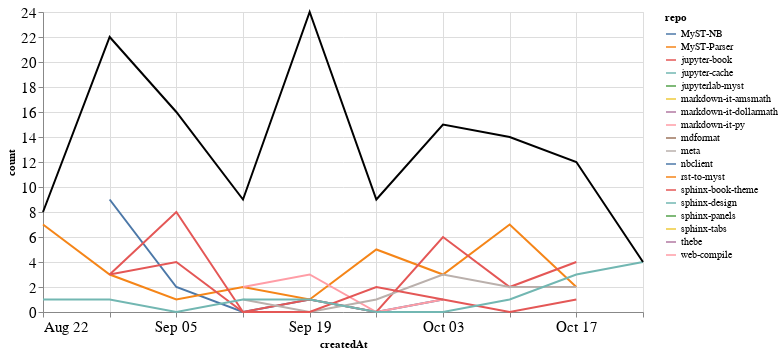

The cell this chart's notebook holds for it:
### Markdown cell above
### Comments

### Code cell
comments_time = comments.groupby('repo').resample('W', on='createdAt').count()['author'].reset_index()
comments_time = comments_time.rename(columns={'author': 'count'})
comments_time_total = comments_time.groupby('createdAt').agg({"count": "sum"}).reset_index()
ch1 = alt.Chart(comments_time, width=600).mark_line().encode(
    x='createdAt',
    y='count',
    color='repo',
    tooltip="repo"
)

ch2 = alt.Chart(comments_time_total, width=600).mark_line(color="black").encode(
    x='createdAt',
    y='count',
)

ch1 + ch2

### Figure 1 — Vega-Lite specification as saved in the notebook (floating-point values rounded to 4 significant figures)
{"config": {"axisLeft": {"labelFontSize": 15}, "axisBottom": {"labelFontSize": 15}}, "layer": [{"data": {"name": "data-11a50cc8e5d44b271a29f51fd23937cb"}, "mark": "line", "encoding": {"color": {"type": "nominal", "field": "repo"}, "tooltip": {"type": "nominal", "field": "repo"}, "x": {"type": "temporal", "field": "createdAt"}, "y": {"type": "quantitative", "field": "count"}}, "width": 600}, {"data": {"name": "data-94bc884544d2f61707dac4260a95e321"}, "mark": {"type": "line", "color": "black"}, "encoding": {"x": {"type": "temporal", "field": "createdAt"}, "y": {"type": "quantitative", "field": "count"}}, "width": 600}], "$schema": "https://vega.github.io/schema/vega-lite/v4.8.1.json", "datasets": {"data-11a50cc8e5d44b271a29f51fd23937cb": [{"repo": "MyST-NB", "createdAt": "2021-08-29T00:00:00", "count": 9}, {"repo": "MyST-NB", "createdAt": "2021-09-05T00:00:00", "count": 2}, {"repo": "MyST-NB", "createdAt": "2021-09-12T00:00:00", "count": 0}, {"repo": "MyST-NB", "createdAt": "2021-09-19T00:00:00", "count": 1}, {"repo": "MyST-NB", "createdAt": "2021-09-26T00:00:00", "count": 0}, {"repo": "MyST-NB", "createdAt": "2021-10-03T00:00:00", "count": 1}, {"repo": "MyST-Parser", "createdAt": "2021-08-22T00:00:00", "count": 7}, {"repo": "MyST-Parser", "createdAt": "2021-08-29T00:00:00", "count": 3}, {"repo": "MyST-Parser", "createdAt": "2021-09-05T00:00:00", "count": 1}, {"repo": "MyST-Parser", "createdAt": "2021-09-12T00:00:00", "count": 2}, {"repo": "MyST-Parser", "createdAt": "2021-09-19T00:00:00", "count": 1}, {"repo": "MyST-Parser", "createdAt": "2021-09-26T00:00:00", "count": 5}, {"repo": "MyST-Parser", "createdAt": "2021-10-03T00:00:00", "count": 3}, {"repo": "MyST-Parser", "createdAt": "2021-10-10T00:00:00", "count": 7}, {"repo": "MyST-Parser", "createdAt": "2021-10-17T00:00:00", "count": 2}, {"repo": "jupyter-book", "createdAt": "2021-08-29T00:00:00", "count": 3}, {"repo": "jupyter-book", "createdAt": "2021-09-05T00:00:00", "count": 8}, {"repo": "jupyter-book", "createdAt": "2021-09-12T00:00:00", "count": 0}, {"repo": "jupyter-book", "createdAt": "2021-09-19T00:00:00", "count": 1}, {"repo": "jupyter-book", "createdAt": "2021-09-26T00:00:00", "count": 0}, {"repo": "jupyter-book", "createdAt": "2021-10-03T00:00:00", "count": 6}, {"repo": "jupyter-book", "createdAt": "2021-10-10T00:00:00", "count": 2}, {"repo": "jupyter-book", "createdAt": "2021-10-17T00:00:00", "count": 4}, {"repo": "jupyter-cache", "createdAt": "2021-08-29T00:00:00", "count": 1}, {"repo": "jupyterlab-myst", "createdAt": "2021-09-19T00:00:00", "count": 7}, {"repo": "markdown-it-amsmath", "createdAt": "2021-09-12T00:00:00", "count": 1}, {"repo": "markdown-it-dollarmath", "createdAt": "2021-09-12T00:00:00", "count": 1}, {"repo": "markdown-it-py", "createdAt": "2021-09-12T00:00:00", "count": 2}, {"repo": "markdown-it-py", "createdAt": "2021-09-19T00:00:00", "count": 3}, {"repo": "markdown-it-py", "createdAt": "2021-09-26T00:00:00", "count": 0}, {"repo": "markdown-it-py", "createdAt": "2021-10-03T00:00:00", "count": 1}, {"repo": "mdformat", "createdAt": "2021-09-05T00:00:00", "count": 1}, {"repo": "meta", "createdAt": "2021-09-12T00:00:00", "count": 1}, {"repo": "meta", "createdAt": "2021-09-19T00:00:00", "count": 0}, {"repo": "meta", "createdAt": "2021-09-26T00:00:00", "count": 1}, {"repo": "meta", "createdAt": "2021-10-03T00:00:00", "count": 3}, {"repo": "meta", "createdAt": "2021-10-10T00:00:00", "count": 2}, {"repo": "meta", "createdAt": "2021-10-17T00:00:00", "count": 2}, {"repo": "nbclient", "createdAt": "2021-09-19T00:00:00", "count": 7}, {"repo": "rst-to-myst", "createdAt": "2021-09-19T00:00:00", "count": 3}, {"repo": "sphinx-book-theme", "createdAt": "2021-08-29T00:00:00", "count": 3}, {"repo": "sphinx-book-theme", "createdAt": "2021-09-05T00:00:00", "count": 4}, {"repo": "sphinx-book-theme", "createdAt": "2021-09-12T00:00:00", "count": 0}, {"repo": "sphinx-book-theme", "createdAt": "2021-09-19T00:00:00", "count": 0}, {"repo": "sphinx-book-theme", "createdAt": "2021-09-26T00:00:00", "count": 2}, {"repo": "sphinx-book-theme", "createdAt": "2021-10-03T00:00:00", "count": 1}, {"repo": "sphinx-book-theme", "createdAt": "2021-10-10T00:00:00", "count": 0}, {"repo": "sphinx-book-theme", "createdAt": "2021-10-17T00:00:00", "count": 1}, {"repo": "sphinx-design", "createdAt": "2021-08-22T00:00:00", "count": 1}, {"repo": "sphinx-design", "createdAt": "2021-08-29T00:00:00", "count": 1}, {"repo": "sphinx-design", "createdAt": "2021-09-05T00:00:00", "count": 0}, {"repo": "sphinx-design", "createdAt": "2021-09-12T00:00:00", "count": 1}, {"repo": "sphinx-design", "createdAt": "2021-09-19T00:00:00", "count": 1}, {"repo": "sphinx-design", "createdAt": "2021-09-26T00:00:00", "count": 0}, {"repo": "sphinx-design", "createdAt": "2021-10-03T00:00:00", "count": 0}, {"repo": "sphinx-design", "createdAt": "2021-10-10T00:00:00", "count": 1}, {"repo": "sphinx-design", "createdAt": "2021-10-17T00:00:00", "count": 3}, {"repo": "sphinx-design", "createdAt": "2021-10-24T00:00:00", "count": 4}, {"repo": "sphinx-panels", "createdAt": "2021-08-29T00:00:00", "count": 2}, {"repo": "sphinx-tabs", "createdAt": "2021-09-12T00:00:00", "count": 1}, {"repo": "thebe", "createdAt": "2021-10-10T00:00:00", "count": 2}, {"repo": "web-compile", "createdAt": "2021-09-26T00:00:00", "count": 1}], "data-94bc884544d2f61707dac4260a95e321": [{"createdAt": "2021-08-22T00:00:00", "count": 8}, {"createdAt": "2021-08-29T00:00:00", "count": 22}, {"createdAt": "2021-09-05T00:00:00", "count": 16}, {"createdAt": "2021-09-12T00:00:00", "count": 9}, {"createdAt": "2021-09-19T00:00:00", "count": 24}, {"createdAt": "2021-09-26T00:00:00", "count": 9}, {"createdAt": "2021-10-03T00:00:00", "count": 15}, {"createdAt": "2021-10-10T00:00:00", "count": 14}, {"createdAt": "2021-10-17T00:00:00", "count": 12}, {"createdAt": "2021-10-24T00:00:00", "count": 4}]}}
